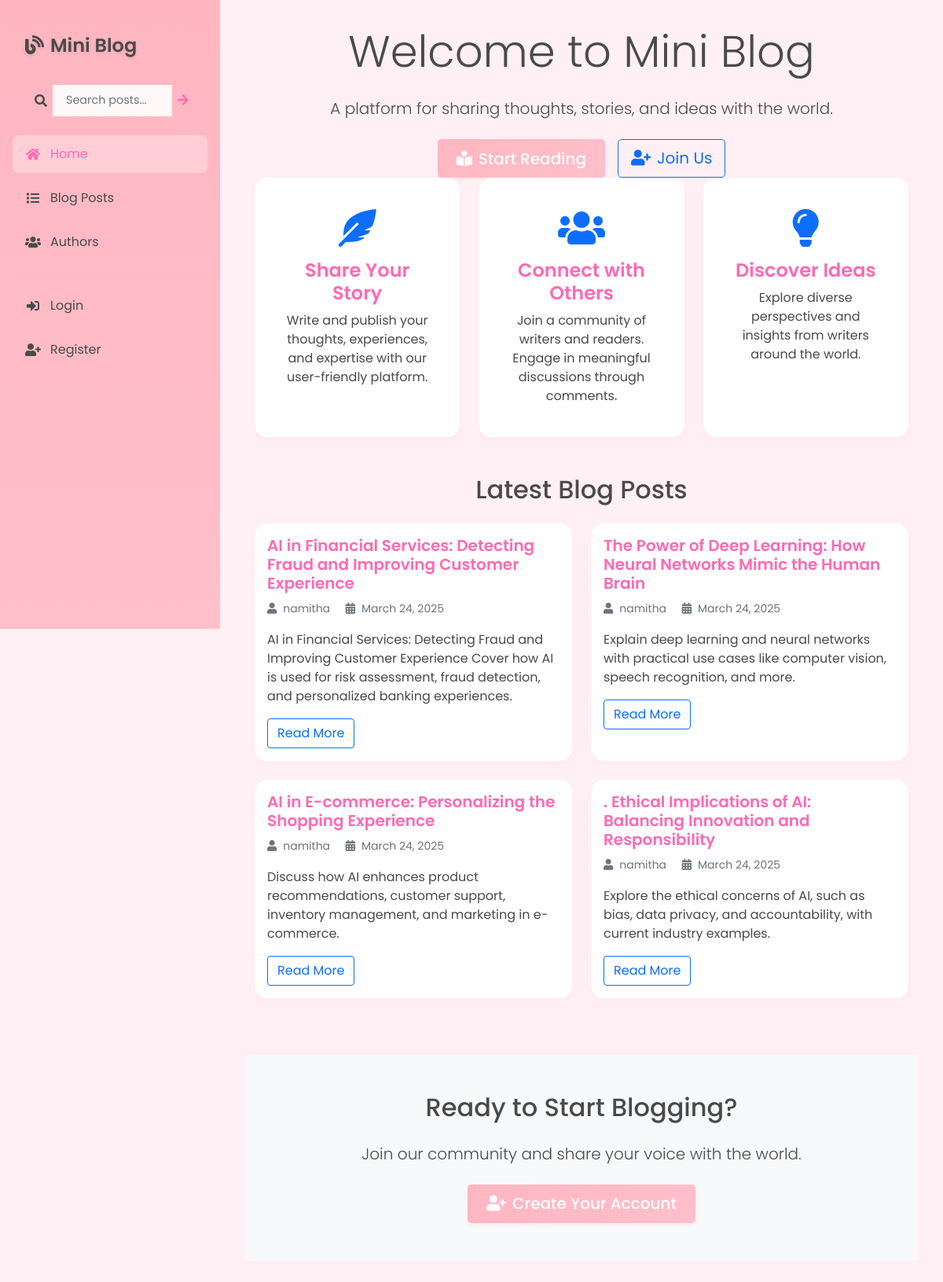
Screenshot of /blog/ with the database file from the repository.
### app/models.py (models this page shows, shortened)
class Blog(models.Model):
    title = models.CharField(max_length=200)
    author = models.ForeignKey(Author, on_delete=models.CASCADE)
    content = models.TextField(help_text="Write your blog content here")
    post_date = models.DateTimeField(default=timezone.now)
    image = models.ImageField(upload_to='blog_images/', null=True, blank=True)
    audio = models.FileField(upload_to='blog_audio/', null=True, blank=True, help_text='Upload an audio file (MP3, WAV)')
    average_rating = models.DecimalField(max_digits=3, decimal_places=2, default=0.00)
    total_ratings = models.IntegerField(default=0)
    likes_count = models.IntegerField(default=0)
    dislikes_count = models.IntegerField(default=0)
    class Meta:
        ordering = ['-post_date']

class Author(models.Model):
    user = models.OneToOneField(User, on_delete=models.CASCADE)
    bio = models.TextField(max_length=500, help_text="Enter your biography", blank=True)
    profile_picture = models.ImageField(upload_to='profile_pics/', default='profile_pics/default.png')
    def __str__(self):
        return self.user.username

### app/views.py (the view)
# urls.py: path('blog/', views.IndexView.as_view(), name='blog-home'),
class IndexView(generic.TemplateView):
    template_name = 'app/index.html'
    def get_context_data(self, **kwargs):
        context = super().get_context_data(**kwargs)
        context['latest_blogs'] = Blog.objects.all().order_by('-post_date')[:4]
        return context

### app/templates/app/index.html (shortened to what this page needs)
{% extends "app/base.html" %}
{% block content %}
<section class="hero-section text-center">
    <div class="container">
        <h1 class="display-4 mb-4">Welcome to Mini Blog</h1>
        <p class="lead mb-4">A platform for sharing thoughts, stories, and ideas with the world.</p>
        <div class="d-flex justify-content-center gap-3">
            <a href="{% url 'app:blog-list' %}" class="btn btn-primary btn-lg">
                <i class="fas fa-book-reader me-2"></i>Start Reading
            </a>
            {% if not user.is_authenticated %}
            <a href="{% url 'app:register' %}" class="btn btn-outline-primary btn-lg">
                <i class="fas fa-user-plus me-2"></i>Join Us
            </a>
            {% endif %}
        </div>
    </div>
</section>
<section class="featured-content">
    <div class="container">
        <div class="row mb-5">
            <div class="col-md-4">
                <div class="card h-100 text-center p-4">
                    <div class="card-body">
                        <i class="fas fa-feather-alt fa-3x mb-3 text-primary"></i>
                        <h3 class="card-title h4">Share Your Story</h3>
                        <p class="card-text">Write and publish your thoughts, experiences, and expertise with our user-friendly platform.</p>
                    </div>
                </div>
            </div>
            <div class="col-md-4">
                <div class="card h-100 text-center p-4">
                    <div class="card-body">
                        <i class="fas fa-users fa-3x mb-3 text-primary"></i>
                        <h3 class="card-title h4">Connect with Others</h3>
                        <p class="card-text">Join a community of writers and readers. Engage in meaningful discussions through comments.</p>
                    </div>
                </div>
            </div>
            <div class="col-md-4">
                <div class="card h-100 text-center p-4">
                    <div class="card-body">
                        <i class="fas fa-lightbulb fa-3x mb-3 text-primary"></i>
                        <h3 class="card-title h4">Discover Ideas</h3>
                        <p class="card-text">Explore diverse perspectives and insights from writers around the world.</p>
                    </div>
                </div>
            </div>
        </div>
        <h2 class="text-center mb-4">Latest Blog Posts</h2>
        <div class="row">
            {% for blog in latest_blogs %}
            <div class="col-md-6 mb-4">
                <div class="card h-100">
                    <div class="card-body">
                        <h3 class="card-title h5">
                            <a href="{% url 'app:blog-detail' blog.pk %}" class="text-decoration-none">{{ blog.title }}</a>
                        </h3>
                        <p class="card-text text-muted">
                            <small>
                                <i class="fas fa-user me-2"></i>{{ blog.author }}
                                <i class="fas fa-calendar-alt ms-3 me-2"></i>{{ blog.post_date|date:"F d, Y" }}
                            </small>
                        </p>
                        <p class="card-text">{{ blog.content|truncatewords:30 }}</p>
                        <a href="{% url 'app:blog-detail' blog.pk %}" class="btn btn-outline-primary">Read More</a>
                    </div>
                </div>
            </div>
            {% endfor %}
        </div>
    </div>
</section>
<section class="cta-section bg-light py-5 mt-5">
    <div class="container text-center">
        <h2 class="mb-4">Ready to Start Blogging?</h2>
        <p class="lead mb-4">Join our community and share your voice with the world.</p>
        {% if not user.is_authenticated %}
        <a href="{% url 'app:register' %}" class="btn btn-primary btn-lg">
            <i class="fas fa-user-plus me-2"></i>Create Your Account
        </a>
        {% else %}
        <a href="{% url 'admin:index' %}" class="btn btn-primary btn-lg">
            <i class="fas fa-edit me-2"></i>Start Writing
        </a>
        {% endif %}
    </div>
</section>
{% endblock %}

### app/templates/app/base.html (style rules this page uses)
:root { --primary-color: #FFB6C1; --primary-light: #FFC0CB; --secondary-color: #FFE4E1; --accent-color: #FF69B4; --background-light: #FFF0F5; --background-soft: #FFF5F8; --text-primary: #4A4A4A; --text-secondary: #666666; --success-light: #98FB98; --success-dark: #3CB371; --info-light: #B0E0E6; --info-dark: #4682B4; --warning-light: #FFE4B5; --warning-dark: #FFA500; --danger-light: #FFB6C1; --danger-dark: #FF4500; }
body { font-family: 'Poppins', sans-serif; background: var(--background-light); color: var(--text-primary); display: flex; min-height: 100vh; }
.card { border: none; border-radius: 16px; box-shadow: 0 4px 6px rgba(255, 182, 193, 0.1); transition: transform 0.3s ease, box-shadow 0.3s ease; background: white; }
.card-title { color: var(--accent-color); font-weight: 600; }
.btn-primary { background: linear-gradient(135deg, var(--primary-color), var(--primary-light)); border: none; padding: 0.6rem 1.5rem; font-weight: 500; transition: all 0.3s ease; box-shadow: 0 2px 4px rgba(255, 182, 193, 0.2); }
a { color: var(--accent-color); transition: all 0.3s ease; }

### rows the page displays
Blog: title "AI in Financial Services: Detecting Fraud and Improving Customer Experience", author "namitha", post_date "March 24, 2025", content "AI in Financial Services: Detecting Fraud and Improving Customer Experience Cover how AI is used for risk assessment, fraud detection, and personalized banking experiences."
Blog: title "The Power of Deep Learning: How Neural Networks Mimic the Human Brain", author "namitha", post_date "March 24, 2025", content "Explain deep learning and neural networks with practical use cases like computer vision, speech recognition, and more."
Blog: title "AI in E-commerce: Personalizing the Shopping Experience", author "namitha", post_date "March 24, 2025", content "Discuss how AI enhances product recommendations, customer support, inventory management, and marketing in e-commerce."
Blog: title ". Ethical Implications of AI: Balancing Innovation and Responsibility", author "namitha", post_date "March 24, 2025", content "Explore the ethical concerns of AI, such as bias, data privacy, and accountability, with current industry examples."
